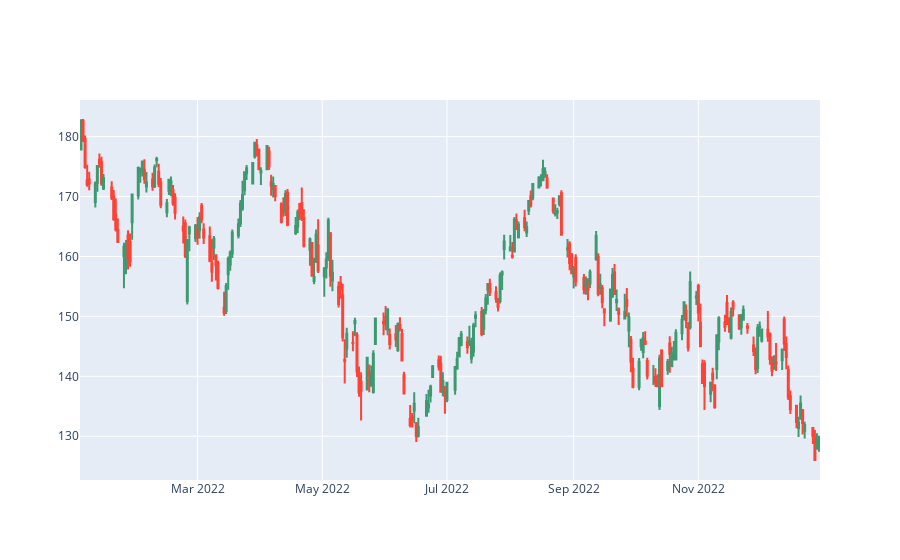

Here is the notebook cell this chart was saved with:
### Code cell
stock.visualize_candlestick()

### Figure 1 — Plotly figure (JSON) as saved in the notebook; plotly's stock layout.template omitted (floating-point values rounded to 4 significant figures; data arrays with more than 128 entries replaced by an {"elided": "..."} marker saying what was removed)
{"data": [{"close": {"elided": "251 float values"}, "high": {"elided": "251 float values"}, "low": {"elided": "251 float values"}, "open": {"elided": "251 float values"}, "type": "candlestick", "x": {"elided": "251 str values"}}], "layout": {"xaxis": {"rangeslider": {"visible": false}}}}
